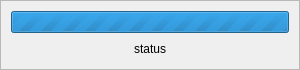
<?xml version="1.0" encoding="UTF-8"?>
<ui version="4.0">
 <class>ProgressPopUp</class>
 <widget class="QFrame" name="ProgressPopUp">
  <property name="geometry">
   <rect>
    <x>0</x>
    <y>0</y>
    <width>300</width>
    <height>70</height>
   </rect>
  </property>
  <property name="sizePolicy">
   <sizepolicy hsizetype="Fixed" vsizetype="Fixed">
    <horstretch>0</horstretch>
    <verstretch>0</verstretch>
   </sizepolicy>
  </property>
  <property name="minimumSize">
   <size>
    <width>300</width>
    <height>70</height>
   </size>
  </property>
  <property name="maximumSize">
   <size>
    <width>300</width>
    <height>70</height>
   </size>
  </property>
  <property name="autoFillBackground">
   <bool>true</bool>
  </property>
  <property name="frameShape">
   <enum>QFrame::StyledPanel</enum>
  </property>
  <property name="frameShadow">
   <enum>QFrame::Raised</enum>
  </property>
  <layout class="QVBoxLayout" name="verticalLayout">
   <property name="spacing">
    <number>5</number>
   </property>
   <property name="margin">
    <number>10</number>
   </property>
   <item>
    <widget class="QProgressBar" name="progressBar">
     <property name="maximum">
      <number>0</number>
     </property>
    </widget>
   </item>
   <item>
    <widget class="QLabel" name="label">
     <property name="text">
      <string notr="true">status</string>
     </property>
     <property name="alignment">
      <set>Qt::AlignCenter</set>
     </property>
    </widget>
   </item>
  </layout>
 </widget>
 <resources/>
 <connections/>
</ui>
